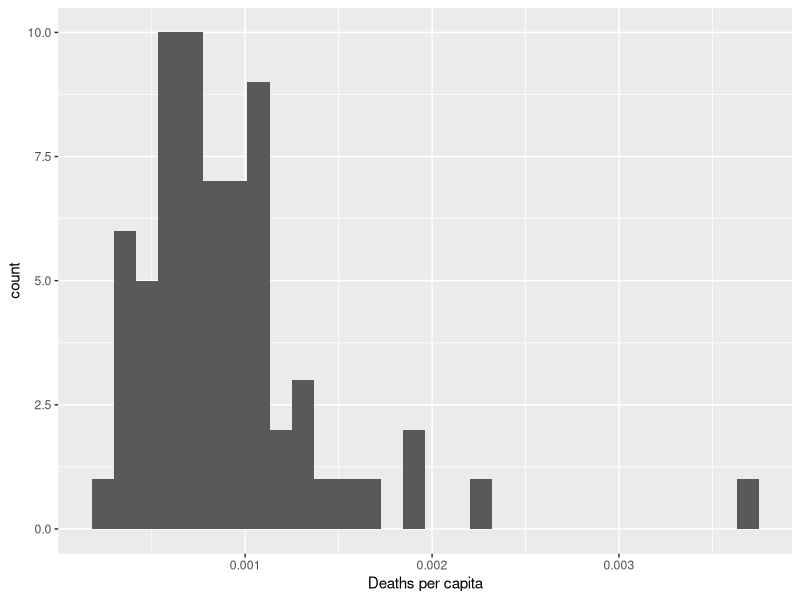
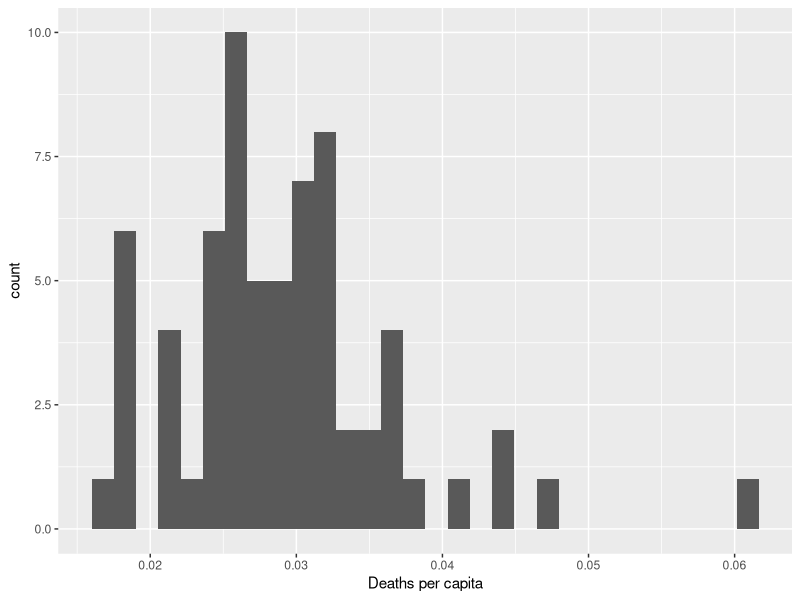
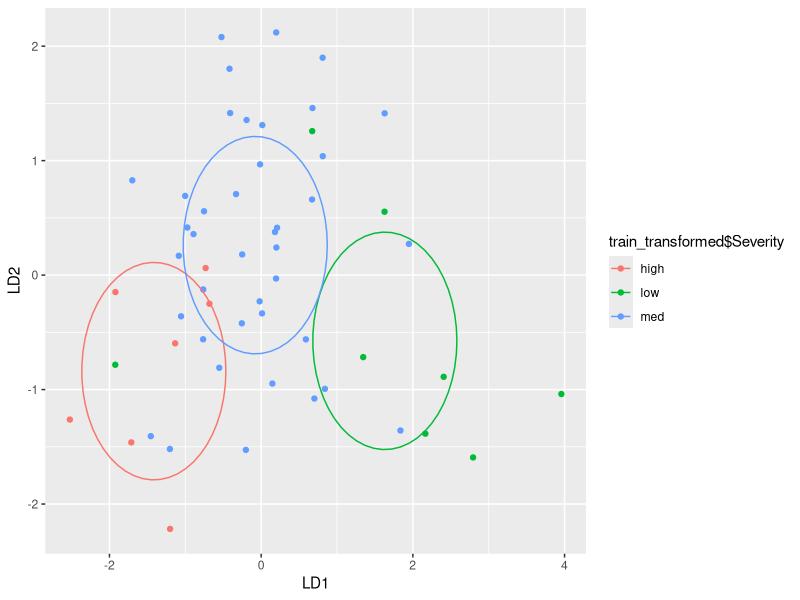

Recreate these plots in R, in order.
## ---- chunk 1
library(tidyverse)
library(MASS)
library(caret)
## ---- chunk 2
county_health_covid <- read_csv("../data/health_metrics_and_covid_cases_by_county.csv")
# create new column for deaths per capita
county_health_covid <- county_health_covid %>% 
  mutate(`Deaths per capita` = deaths / `Population`)
state_choice <- c("Florida") # select a state for the analysis

# lets see what the deaths per capita distribution looks like:
county_health_covid %>% filter(State == state_choice) %>% ggplot() +
  aes(`Deaths per capita`) %>%
  geom_histogram()

# correct the positive skew by applying a square-root transformation
county_health_covid$`Deaths per capita` <- sqrt(county_health_covid$`Deaths per capita`)

county_health_covid %>% filter(State == state_choice) %>% ggplot() +
  aes(`Deaths per capita`) %>%
  geom_histogram()

# calculate mean and std deviation for deaths per capita for the chosen state
subset_by_state <- county_health_covid %>% filter(State == state_choice)
std_dev_deaths_cap <- sd(subset_by_state$`Deaths per capita`)
mean_deaths_cap <- mean(subset_by_state$`Deaths per capita`)

# Creates a Severity label (low, med, high) based on the deaths per capita in each county
subset_by_state <- subset_by_state %>% mutate(Severity = case_when(`Deaths per capita` <= (mean_deaths_cap - std_dev_deaths_cap) ~ "low",
                                                                   `Deaths per capita` > (mean_deaths_cap - std_dev_deaths_cap) &
                                                                   `Deaths per capita` <= (mean_deaths_cap + std_dev_deaths_cap) ~ "med",
                                                                   `Deaths per capita` > (mean_deaths_cap + std_dev_deaths_cap) ~ "high"))
subset_by_state
## ---- chunk 3
# drop unneeded columns
lda_data <- dplyr::select(subset_by_state, -c("County", "Code", "State", "Abbrev", "Population", "state", "fips", "cases", "deaths", `Deaths per capita`))

# drop rows with NA values, since these can't be used for training or testing
lda_data <- lda_data %>% drop_na()

# partition the data into a training set and a test set
# code for this adapted from:
# http://www.sthda.com/english/articles/36-classification-methods-essentials/146-discriminant-analysis-essentials-in-r/
set.seed(123)
training_samples <- lda_data$Severity %>%
  caret::createDataPartition(p = 0.8, list = FALSE)
train_data <- lda_data[training_samples, ]
test_data <- lda_data[-training_samples, ]

preproc.param <- train_data %>% 
  preProcess(method = c("center", "scale"))
# Transform the data using the estimated parameters
train_transformed <- preproc.param %>% predict(train_data)
test_transformed <- preproc.param %>% predict(test_data)
## ---- chunk 4
covid_lda <- lda(formula = Severity ~ ., data = train_transformed)
covid_lda
covid_predictions <- covid_lda %>% predict(test_transformed)
mean(covid_predictions$class==test_transformed$Severity)
## ---- chunk 5
train_transformed
lda_plot_data <- data.frame(predict(covid_lda)$x)
lda_plot_data
#lda_plot_data <- cbind(train_transformed, predict(covid_lda)$x)
ggplot(lda_plot_data, aes(LD1, LD2, color = train_transformed$Severity)) +
  geom_point() +
  stat_ellipse(type = "euclid")
